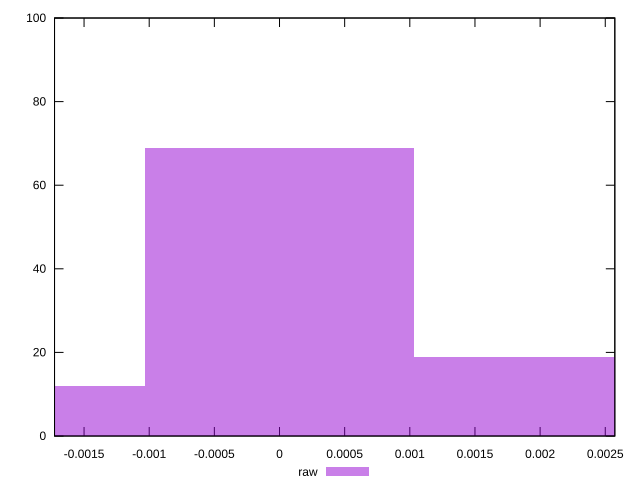

Write the gnuplot code that produced this figure.
reset

$raw <<EOF
-0.0020663425623913094 12
0 69
0.0020663425623913094 19
EOF

set key outside below
set boxwidth 0.0020663425623913094
set xrange [-0.0017265837336039682:0.0025733938244588256]
set yrange [0:100]
set trange [0:100]
set style fill transparent solid 0.5 noborder
set terminal svg size 640, 490 enhanced background rgb 'white'
set output "report_00021_2021-02-20T09:16:39.615Z/meta/pScore-difference/samples/pages+cached/raw/histogram.svg"

plot $raw title "raw" with boxes

reset
